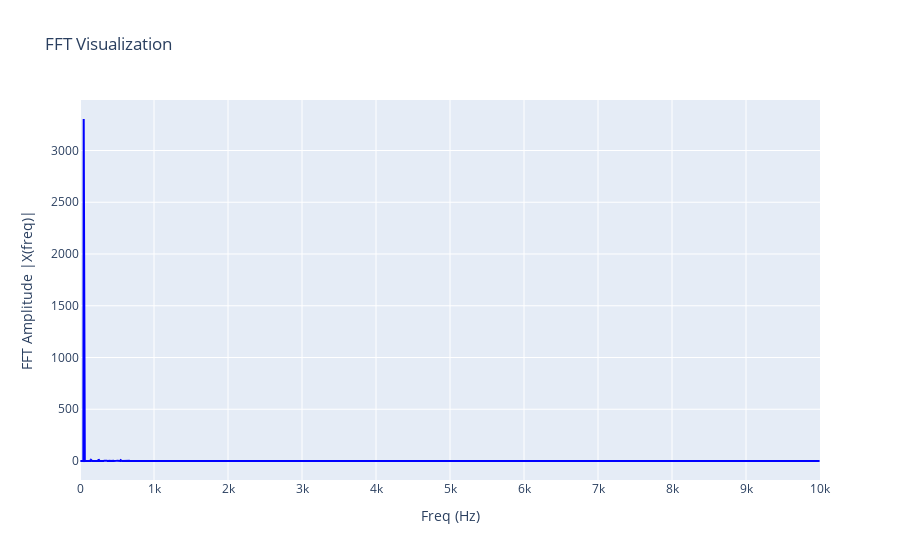

The code cell stored with this chart in its notebook:
### Code cell
freq, freq_amplitudes, dominant_freq, other_freq, THD_V1_filt = THD(signal=V1_filt, fs=sampling_freq, THD_threshold=8.)

print(f'\nPrime Harmonic:                     {dominant_freq} Hz')
print(f'Next 10 Harmonics:                  {other_freq[:10]}\n')
print(f'Total Harmonic Distortion (THD):    {THD_V1_filt} %')

fig = go.Figure()

fig.add_trace(go.Scatter(x=freq, y=freq_amplitudes, mode='lines', line=dict(color='blue'), name='FFT Amplitude |X(freq)|'))
fig.update_layout(
    title='FFT Visualization',
    xaxis_title='Freq (Hz)',
    yaxis_title='FFT Amplitude |X(freq)|',
    xaxis=dict(range=[0, sampling_freq/2])
)

fig.show()

### Figure 1 — Plotly figure (JSON) as saved in the notebook; plotly's stock layout.template omitted (floating-point values rounded to 4 significant figures; data arrays with more than 128 entries replaced by an {"elided": "..."} marker saying what was removed)
{"data": [{"line": {"color": "blue"}, "mode": "lines", "name": "FFT Amplitude |X(freq)|", "type": "scatter", "x": {"elided": "1999 int values"}, "y": {"elided": "1999 float values"}}], "layout": {"title": {"text": "FFT Visualization"}, "xaxis": {"range": [0, 10000], "title": {"text": "Freq (Hz)"}}, "yaxis": {"title": {"text": "FFT Amplitude |X(freq)|"}}}}
